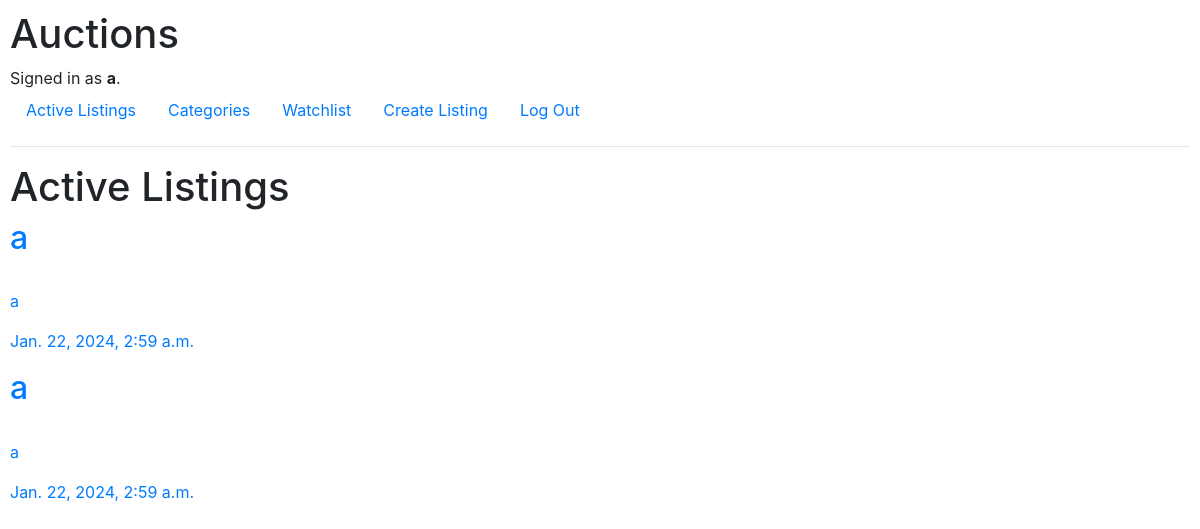
Page /category/1 (signed in) on the earlier database version.
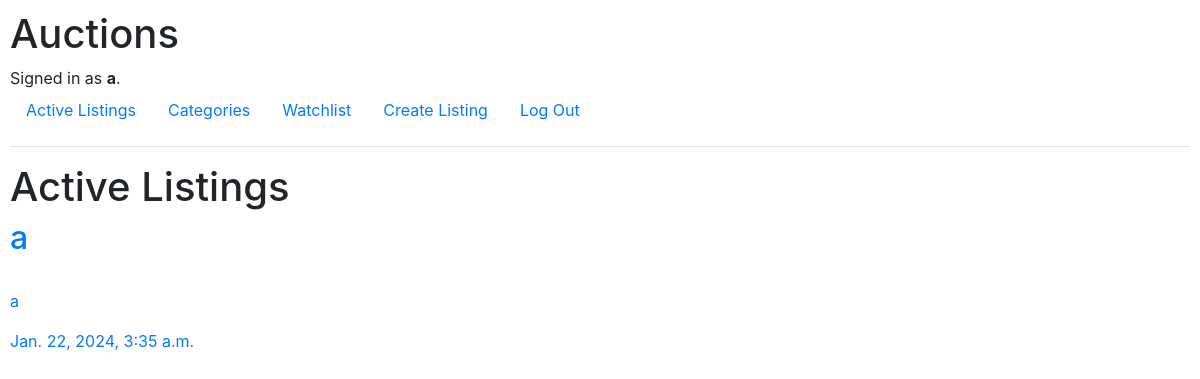
Same page on the later database version.
### auctions/models.py (models this page shows)
class Listing(models.Model):
    title = models.TextField()
    description = models.TextField()
    image = models.TextField()
    user = models.ForeignKey(User, on_delete=models.CASCADE, related_name="user")
    category = models.ForeignKey(Category, on_delete=models.CASCADE, related_name="category")
    state = models.BooleanField(default=True)
    created_at = models.DateTimeField(auto_now_add=True)

### auctions/views.py (the view)
# urls.py: path("category/<int:id>", views.category, name="category"),
@login_required()
def category(request, id):
    listings = Listing.objects.all().filter(category_id=id, state=True)
    return render(request, 'auctions/category.html', {
        "listings": listings
    })

### auctions/templates/auctions/category.html (shortened to what this page needs)
{% extends 'auctions/layout.html' %}
{% block body %}
<h1>Active Listings</h1>
{% for listing in listings %}
<div class="flex">
  <a href="{% url 'listing' listing.id %}">
  <h2>{{listing.title}}</h2>
    <p>{{listing.description}}</p>
    <p>{{listing.created_at}}</p>
  </a>
  </div>
{% endfor %}
{% endblock %}

Differences in the rows shown:
removed Listing: title "a", description "a", created_at "Jan. 22, 2024, 2:59 a.m."
removed Listing: title "a", description "a", created_at "Jan. 22, 2024, 2:59 a.m."
now on this page (row edited): Listing: title "a", description "a", created_at "Jan. 22, 2024, 3:35 a.m."
